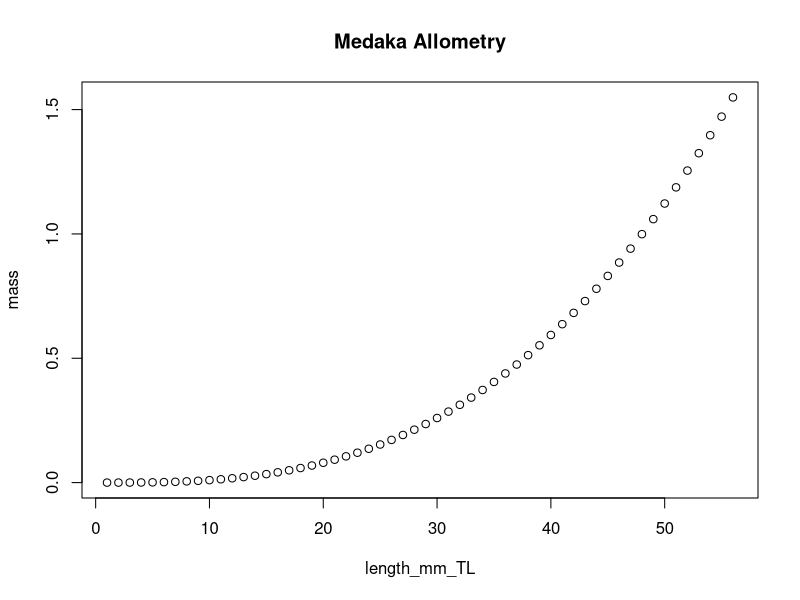
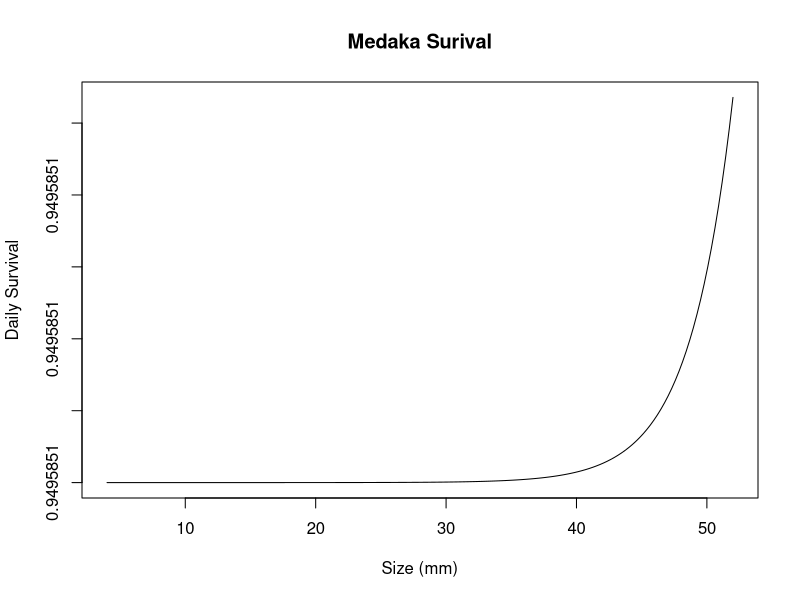
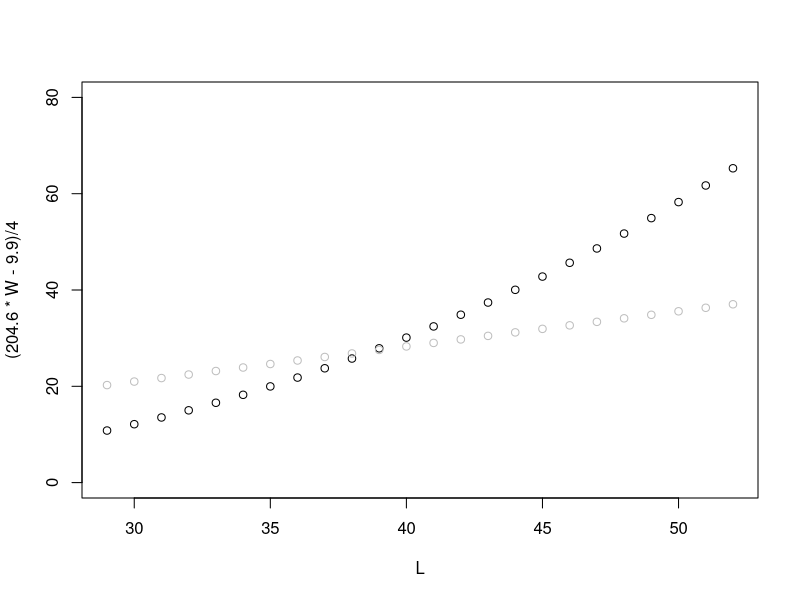
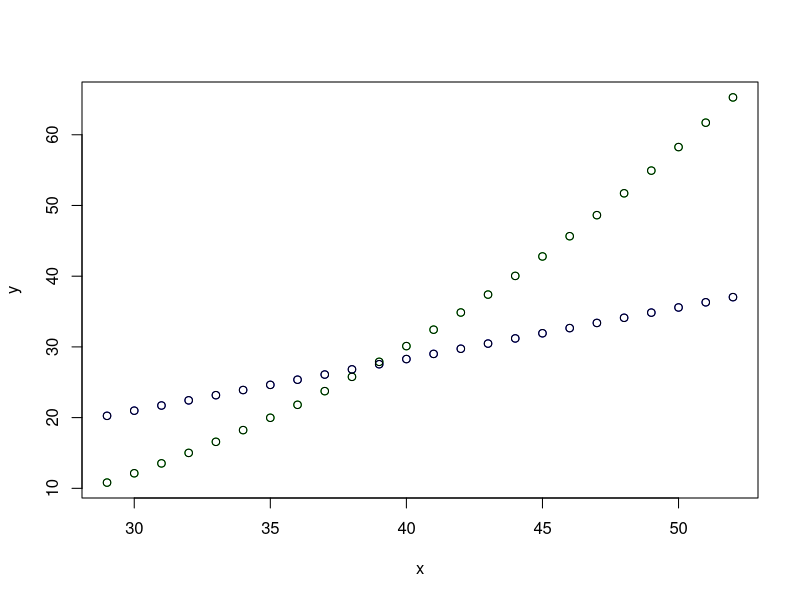
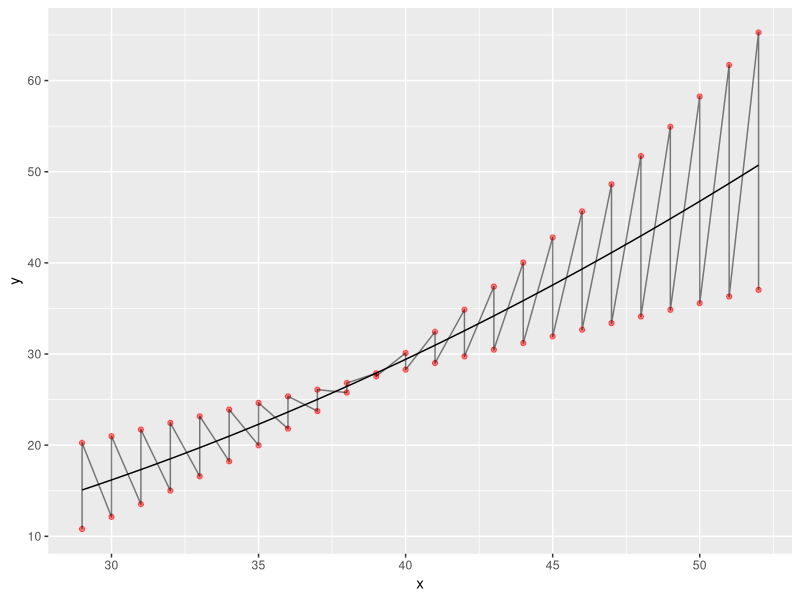
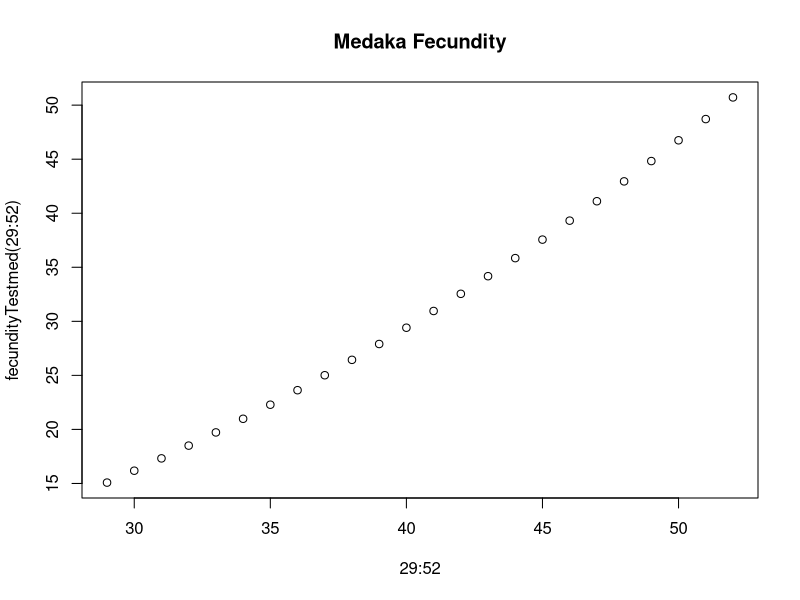

Source code (R) for these figures, in order:
# Conversions for Medaka Parameterization

#### z_hatch ####
#all hatch size values are similar and for both sexes, so we will average them all
z_hatches<-c(3.8, 4.2, 3.6, 5.8) # Study ID 472, 487
mean(z_hatches)
#-> 4.35
# z_hatch = 4.35 mm

#### z_inf ####
# Maximum reported total length for broodstock lab populations; 
# SID 489 https://doi.org/10.1643/CI-09-190

#### k_g ####
#mean for SID 486, 490;
mean(c(0.00947, 0.010))

#### allo_int, allo_slope ####
#plotting allometry
allo_int <- 2.16E-05
allo_slope <- 2.79
length <- c(0:55)

mass <- allo_int * length^allo_slope
plot(mass, xlab="length_mm_TL")
title(main="Medaka Allometry")

#### survival Medaka ####
#survival max (s_max) is calculated as 99% chance of mortality at the average lifespan
# lifespan is years is multiplied by days and then the 1% survival rate for that many days is used by taking .001^(1/(lifespan_in_years*365))
.001^(1/(1.25*365.25)) #average wild lifespan of 16 months assumed
# s_max = 0.984984

#survival min
e<-c(0.9980024, 0.9993989,  0.9995362, 0.9995439) #juvenile values only, too high

mean(e)
#s_min = 


#plotting the survival function to fit s_a and s_b
surv<-function(z,s_b,s_a,s_min=0.9495851,s_max=0.9976387){
  out<-s_min+((s_max-s_min)/(1+(exp(s_a*(s_b-z)))))
  return(out)
}

z_med<-seq(from=4,to=52,length.out=175)

plot(x=z_med,y=surv(z=z_med,s_b=100,s_a=.3,s_min=0.9495851,s_max=0.9976387),type="l",xlab="Size (mm)",ylab="Daily Survival")

title (main = "Medaka Surival")

#### z_repro ####
#->29
# Smallest converted/reported value for SID 495; https://doi.org/10.1643/CI-09-190

#### hatch rate ####
#Mean hatch rate for SIDs 482, 497, 519, 871.
#SID 497 reported high hatch-ability in optimized lab conditions
mean (c(.758, .73, .9, .744, .587 )) 
# 0.7438

#### Fecundity ####
#reproductive length range for medaka
L<-29:52
W <- 2.16E-05 * L^2.79

#Plotting linear relationship 
plot(L,(204.6*W-9.9)/4, xlim=c(29,52), ylim=c(0,80)) #Teather et al., 2000, function of egg/g for 4 days/4 spawning intervals 
points(L,-.91+.62*(1.177*L), col = "gray") #Fujimoto et al., 2024

## Create data sets for fitting
x <- L
y1 <- (204.6*W-9.9)/4
fecumed1 <- data.frame(x = x, y = y1)

x2 <- L
y2 <- -.91+.62*(1.177*L)
fecumed2 <- data.frame(x = x, y = y2)

data.all.med<-data.frame(x=append(x,x),y=append(y1,y2))

#plot to confirm proper data.frame
plot(fecumed1, col="green")
points(fecumed2, col="blue")
points(data.all.med)

# Fitting code using nonlinear least square:
nlc <- nls.control(maxiter = 10000)
log_fit <- nls(y ~ a*x^b, control=nlc, data = data.all.med, start = list(a = 1, b = 1))
log_fit #a~0.01383 b~2.07711

fitted.data <-data.frame(x=x, y=predict(log_fit, list(x=x))) #creates dataframe from best fit parameters at the values of x supplied

library(tidyverse)
ggplot(data.all.med, aes(x, y)) + geom_point(color="red", alpha=.5) + geom_line(alpha=.5) + geom_line(data=fitted.data) #plot


fec_int <- 0.01383
fec_slope <- 2.07711

fecundityTestmed<-function(x){
  return(fec_int*(x^fec_slope))}

plot(29:52,fecundityTestmed(29:52))
title(main="Medaka Fecundity")
#points(L,(204.6*W-9.9)/4, col="green")
#points(L,-.91+.62*(1.177*L), col = "blue")
